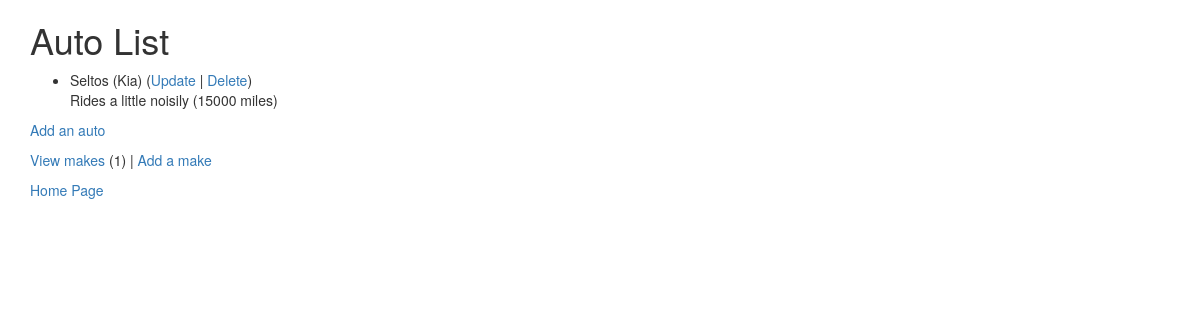
The page /autos/ (signed in) on the database its author committed.
### autos/models.py (models this page shows, shortened)
class Auto(models.Model):
    nickname = models.CharField(
            max_length=200,
            validators=[MinLengthValidator(2, "Nickname must be greater than 1 character")]
    )
    mileage = models.PositiveIntegerField()
    comments = models.CharField(max_length=300)
    make = models.ForeignKey('Make', on_delete=models.CASCADE, null=False)

class Make(models.Model):
    name = models.CharField(
            max_length=200,
            help_text='Enter a make (e.g. Dodge)',
            validators=[MinLengthValidator(2, "Make must be greater than 1 character")]
    )
    def __str__(self):
        return self.name

### autos/views.py (the view)
# urls.py: path('', views.MainView.as_view(), name='all'),
class MainView(LoginRequiredMixin, View):
    def get(self, request):
        mc = Make.objects.all().count()
        al = Auto.objects.all()
        ctx = {'make_count': mc, 'auto_list': al}
        return render(request, 'autos/auto_list.html', ctx)

### autos/templates/autos/auto_list.html
{% extends "base_bootstrap.html" %}
{% block content %}
  <h1>Auto List</h1>
  {% if auto_list %}
  <ul>
    {% for auto in auto_list %}
      <li>
          {{ auto.nickname }} ({{ auto.make }})
          (<a href="{% url 'autos:auto_update' auto.id %}">Update</a> |
          <a href="{% url 'autos:auto_delete' auto.id %}">Delete</a>) <br/>
          {{ auto.comments }} ({{ auto.mileage }} miles)
      </li>
    {% endfor %}
  </ul>
  {% else %}
    <p>There are no autos in the library.</p>
  {% endif %}
  <p>
    {% if make_count > 0 %}
      <a href="{% url 'autos:auto_create' %}">Add an auto</a>
    {% else %}
      Please add a make before you add an auto.
    {% endif %}
  </p>
  <p>
  <a href="{% url 'autos:make_list' %}">View makes</a> ({{ make_count }}) |
    <a href="{% url 'autos:make_create' %}">Add a make</a>
  </p>
  <p><a href="https://egebele.pythonanywhere.com/">Home Page</a>
{% endblock %}

### rows shown on the page
Auto: nickname "Seltos", make "Kia", comments "Rides a little noisily", mileage "15000"

### other values the page prints
{{ make_count }} "1"
